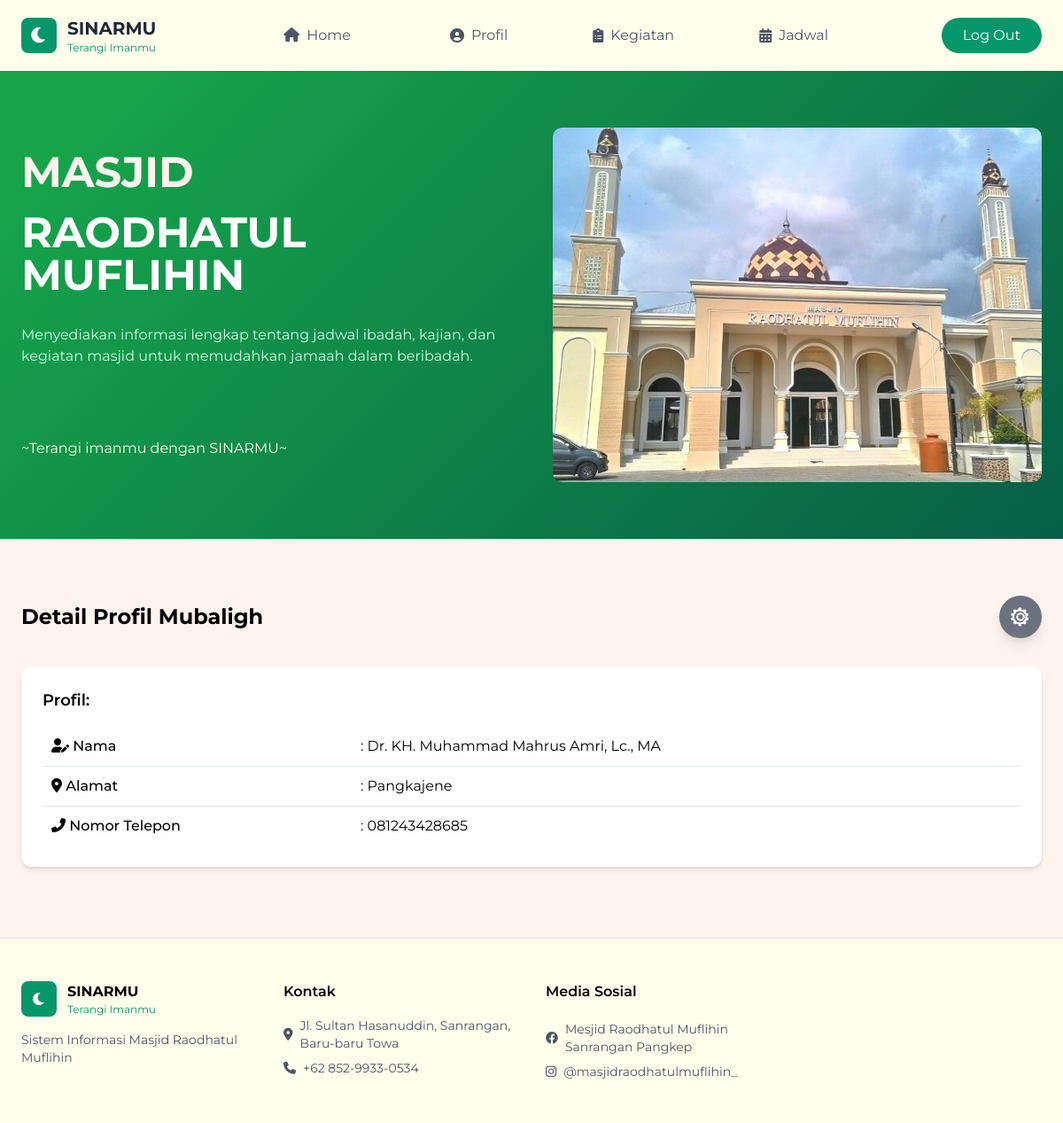
Page /detail_profil_mubaligh.php (signed in) on the committed database.
### tables this page shows
CREATE TABLE `mubaligh` (
  `id_mubaligh` int NOT NULL,
  `id_akun` int NOT NULL,
  `id_masjid` int NOT NULL,
  `nama_mubaligh` varchar(100) NOT NULL,
  `alamat_mubaligh` varchar(200) DEFAULT NULL,
  `no_telepon_mubaligh` varchar(20) DEFAULT NULL,
  `created_at` timestamp NULL DEFAULT CURRENT_TIMESTAMP,
  `updated_at` timestamp NULL DEFAULT CURRENT_TIMESTAMP ON UPDATE CURRENT_TIMESTAMP
);

### detail_profil_mubaligh.php (the view, shortened to what this page needs)
<?php
include 'koneksi.php';
$username = $_SESSION['username'];
$queryAkun = $conn->prepare("SELECT id_akun FROM akun WHERE username = ?");
$queryAkun->bind_param("s", $username);
$queryAkun->execute();
$resultAkun = $queryAkun->get_result();
if ($resultAkun->num_rows > 0) {
    $akunData = $resultAkun->fetch_assoc();
    $id_akun = $akunData['id_akun'];
} else {
    echo "Akun tidak ditemukan.";
    exit;
}
?>
<!DOCTYPE html>
<html lang="id">
<head>
    <link href="https://cdnjs.cloudflare.com/ajax/libs/tailwindcss/2.2.19/tailwind.min.css" rel="stylesheet">
    <link href="https://cdnjs.cloudflare.com/ajax/libs/font-awesome/6.0.0/css/all.min.css" rel="stylesheet">
</head>
<body>
    <nav class="background shadow-sm sticky top-0 z-50">
        <div class="max-w-7xl mx-auto px-6">
            <div class="flex justify-between h-20 items-center">
                <div class="flex items-center gap-3">
                    <div class="w-10 h-10 bg-green-600 rounded-lg flex items-center justify-center">
                        <i class="fas fa-moon text-white text-xl"></i>
                    </div>
                    <div>
                        <h1 class="font-bold text-xl text-gray-800">SINARMU</h1>
                        <p class="text-xs text-green-600">Terangi Imanmu</p>
                    </div>
                </div>
                <div class="hidden md:flex items-center space-x-20">
                    <div class="relative">
                        <div id="Home" class="flex items-center text-gray-600 hover:text-green-600 px-2 py-1 cursor-pointer">
                            <a href="home.php">
                                <i class="fas fa-home mr-2"></i>Home
                            </a>
                        </div>
                    </div>
                    <div class="relative">
                        <div id="Profil" class="flex items-center text-gray-600 hover:text-green-600 px-2 py-1 cursor-pointer">
                            <i class="fas fa-user-circle mr-2"></i>Profil
                        </div>
                    </div>
                    <div class="relative">
                        <div id="Activity" class="flex items-center text-gray-600 hover:text-green-600 px-2 py-1 cursor-pointer">
                            <i class="fas fa-clipboard-list mr-2"></i>Kegiatan
                        </div>
                    </div>
                    <div class="relative">
                        <div id="Schedule" class="flex items-center text-gray-600 hover:text-green-600 px-2 py-1 cursor-pointer">
                            <i class="fas fa-calendar-alt mr-2"></i>Jadwal
                        </div>
                    </div>
                </div>
                <div class="flex items-center gap-4">
                    <a href="logout.php" class="bg-green-600 text-white px-6 py-2 rounded-full hover:bg-green-700 transition">Log Out</a>
                </div>
            </div>
        </div>
    </nav>
    <section class="hero-gradient py-16 text-white">
        <div class="max-w-7xl mx-auto px-6">
            <div class="grid grid-cols-1 md:grid-cols-2 gap-12 items-center">
                <div>
                    <h1 class="text-5xl font-bold mb-5" style="color: #fff3ee">MASJID</h1>
                    <h1 class="text-5xl font-bold mb-8">RAODHATUL MUFLIHIN</h1>
                    <p class="text-green-100 mb-20">Menyediakan informasi lengkap tentang jadwal ibadah, kajian, dan kegiatan masjid untuk memudahkan jamaah dalam beribadah.</p>
                    <h3 class="text-green-50" style="color: #FFFFEC">~Terangi imanmu dengan SINARMU~</h3>
                </div>
                <div class="relative w-full h-94 overflow-hidden">
                    <div class="swiper-container">
                        <div class="swiper-wrapper">
                            <div class="swiper-slide"><img src="/sisfo-masjid/image/masjid1.png" alt="Gambar 1" class="rounded-lg shadow-lg"></div>
                        </div>
                    </div>
                </div>
            </div>
        </div>
    </section>
    <section class="card py-16">
        <div class="max-w-7xl mx-auto px-6">
            <div class="flex justify-between items-center mb-8">
                <h2 class="text-2xl font-bold">Detail Profil Mubaligh</h2>
                <div class="flex items-center space-x-4">
                    <a href="pengaturan_akun_mubaligh.php" class="text-white bg-gray-500 hover:text-gray-300 rounded-full p-3 shadow-lg" title="Pengaturan Akun">
                    </a>
                </div>
            </div>
            <?php
            $query = "SELECT * FROM mubaligh WHERE id_akun = ?";
            $stmt = $conn->prepare($query);
            $stmt->bind_param("i", $id_akun);
            $stmt->execute();
            $result = $stmt->get_result();
            if ($result->num_rows > 0):
                while ($data = $result->fetch_assoc()):
            ?>
            <div class="card-hover bg-white rounded-xl overflow-hidden mb-4 shadow-md">
                <a href="edit_profil_mubaligh.php?id=<?php echo $data['id_mubaligh']; ?>" class="block w-full h-full">
                    <div class="p-6">
                        <h2 class="text-lg font-semibold mb-4">Profil:</h2>
                        <div class="detail">
                            <table class="table-auto w-full">
                                <tbody>
                                    <tr class="border-b">
                                        <th class="text-left py-2 pr-4 font-medium">
                                            <i class="fas fa-user-edit"></i> Nama
                                        </th>
                                        <td class="py-2">: <?php echo htmlspecialchars($data['nama_mubaligh']); ?></td>
                                    </tr>
                                    <tr class="border-b">
                                        <th class="text-left py-2 pr-4 font-medium">
                                            <i class="fas fa-map-marker-alt"></i> Alamat
                                        </th>
                                        <td class="py-2">: <?php echo htmlspecialchars($data['alamat_mubaligh']); ?></td>
                                    </tr>
                                    <tr>
                                        <th class="text-left py-2 pr-4 font-medium">
                                            <i class="fas fa-phone-alt"></i> Nomor Telepon
                                        </th>
                                        <td class="py-2">: <?php echo htmlspecialchars($data['no_telepon_mubaligh']); ?></td>
                                    </tr>
                                </tbody>
                            </table>
                        </div>
                    </div>
                </a>
            </div>
            <?php
                endwhile;
            else:
            ?>
            <div class="text-center">
                <p class="text-gray-500">Tidak ada data mubaligh tersedia.</p>
            </div>
            <?php endif; ?>
        </div>
    </section>
    <footer class="background border-t">
            <div class="max-w-7xl mx-auto px-6 py-12">
                <div class="grid grid-cols-1 md:grid-cols-4 gap-8">
                    <div>
                        <div class="flex items-center gap-3 mb-4">
                            <div class="w-10 h-10 bg-green-600 rounded-lg flex items-center justify-center">
                                <i class="fas fa-moon text-white"></i>
                            </div>
                            <div>
                                <h4 class="font-bold">SINARMU</h4>
                                <p class="text-xs text-green-600">Terangi Imanmu</p>
                            </div>
                        </div>
                        <p class="text-gray-600 text-sm">Sistem Informasi Masjid Raodhatul Muflihin</p>
                    </div>
                    <div>
                        <h5 class="font-semibold mb-4">Kontak</h5>
                        <ul class="space-y-2 text-sm text-gray-600">
                            <li class="flex items-center gap-2">
                                <i class="fas fa-map-marker-alt"></i>
                                    <a href="https://www.google.co.id/maps/place/Masjid+Raodhatul+Muflihin/@-4.8570717,119.5683597,17z/data=!3m1!4b1!4m6!3m5!1s0x2dbe50384d5f9bdf:0x94d60c3d24cec5d!8m2!3d-4.8570717!4d119.5709346!16s%2Fg%2F11cjh_1107?entry=ttu&g_ep=EgoyMDI0MTAyNy4wIKXMDSoASAFQAw%3D%3D" class="hover:text-green-600">
                                        Jl. Sultan Hasanuddin, Sanrangan, Baru-baru Towa
                                    </a>
                            </li>
                            <li class="flex items-center gap-2">
                                <i class="fas fa-phone"></i>
                                    <a href="https://wa.me/6285299330534" class="hover:text-green-600">
                                        +62 852-9933-0534
                                    </a>
                            </li>
                        </ul>
                    </div>
                    <div>
                        <h5 class="font-semibold mb-5">Media Sosial</h5>
                        <ul class="space-y-2 text-sm text-gray-600">
                            <li class="flex items-center gap-2">
                                <i class="fab fa-facebook"></i>
                                    <a href="https://web.facebook.com/pages/Mesjid-Raodhatul-Muflihin-Sanrangan-Pangkep/2469976183028030" class="hover:text-green-600">
                                        Mesjid Raodhatul Muflihin Sanrangan Pangkep
                                    </a>
                            </li>
                            <li class="flex items-center gap-2">
                                <i class="fab fa-instagram"></i>
                                    <a href="https://www.instagram.com/masjidraodhatulmuflihin_/" class="hover:text-green-600">
                                        @masjidraodhatulmuflihin_
                                    </a>
                            </li>
                        </ul>
                    </div>
                </div>
            </div>
    </footer>
</body>
</html>

### detail_profil_mubaligh.php (style rules this page uses)
body { font-family: 'Montserrat', sans-serif; background-color: #fff3ee; }
.hero-gradient { background: linear-gradient(135deg, #16a34a 10%, #065f46 100%); }
.card { background: #fff3ee; }
.card-hover { transition: all 0.3s ease; }
nav { background: #FFFFEC; position: sticky; top: 0; z-index: 50; }
nav a { color: #4a5568; padding: 0.5rem 1rem; border-radius: 0.5rem; }
footer { background-color: #FFFFEC; border-top: 1px solid #e2e8f0; }
.swiper-container { width: 100%; height: 400px; position: relative; overflow: hidden; border-radius: 10px; }
.swiper-wrapper { display: flex; transition: transform 0.5s ease-in-out; }
.swiper-slide { display: flex; justify-content: center; align-items: center; opacity: 0; transition: opacity 0.5s ease-in-out; position: absolute; width: 100%; height: 100%; border-radius: 10px; overflow: hidden; box-shadow: 0 4px 15px rgba(0, 0, 0, 0.2); }
.swiper-slide-active { opacity: 1; }
.table-auto { border-collapse: collapse; width: 100%; }
.table-auto th { vertical-align: top; text-align: left; }
.table-auto td { text-align: left; }
.table-auto th, .table-auto td { padding: 10px; position: relative; }
.table-auto .border-b { border-bottom: 1px solid #e2e8f0; width: 100%; }

### rows in the picture
mubaligh: nama_mubaligh "Dr. KH. Muhammad Mahrus Amri, Lc., MA", alamat_mubaligh "Pangkajene", no_telepon_mubaligh "081243428685"
